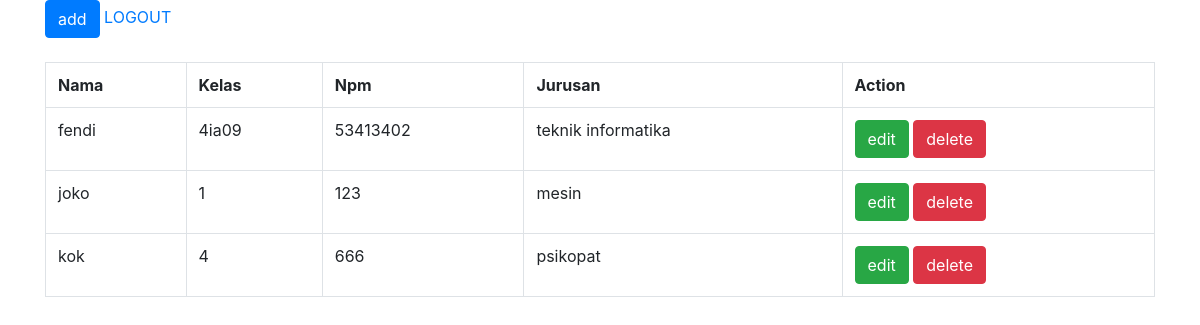
The page /contoh.php (signed in) on the database its author committed.
### tables this page shows
CREATE TABLE `mahasiswa` (
  `id` int(11) NOT NULL,
  `nama` varchar(100) DEFAULT NULL,
  `kelas` varchar(100) DEFAULT NULL,
  `npm` varchar(15) DEFAULT NULL,
  `jurusan` varchar(100) DEFAULT NULL
);

### contoh.php (the view, shortened to what this page needs)
<?php
include_once("config.php");
$result = mysqli_query($mysqli, "SELECT * FROM mahasiswa ORDER BY id ASC");
?>
<html>
<head>
    <link rel="stylesheet" href="https://stackpath.bootstrapcdn.com/bootstrap/4.3.1/css/bootstrap.min.css">
</head>
<body>
<div class="container">
<a href="add.php"><button type="button" class="btn btn-primary">add</button></a>
<a href="logout.php">LOGOUT</a>
<br/>
<br/>
    <table class="table table-bordered">
    <tr>
        <th>Nama</th>
        <th>Kelas</th>
        <th>Npm</th>
        <th>Jurusan</th>
        <th>Action</th>
    </tr>
    <?php
    while($user_data = mysqli_fetch_array($result)) {
        echo "<tr>";
        echo "<td>".$user_data['nama']."</td>";
        echo "<td>".$user_data['kelas']."</td>";
        echo "<td>".$user_data['npm']."</td>";
        echo "<td>".$user_data['jurusan']."</td>";
        echo "
            <td>
                <a href='edit.php?id=$user_data[id]'><button type='button' class='btn btn-success'>edit</button></a>
                <a href='delete.php?id=$user_data[id]'><button type='button' class='btn btn-danger'>delete</button></a>
            </td>
            </tr>";
    }
    ?>
    </table>
</body>
</html>

### rows shown on the page
mahasiswa: nama "fendi", kelas "4ia09", npm "53413402", jurusan "teknik informatika"
mahasiswa: nama "joko", kelas "1", npm "123", jurusan "mesin"
mahasiswa: nama "kok", kelas "4", npm "666", jurusan "psikopat"
